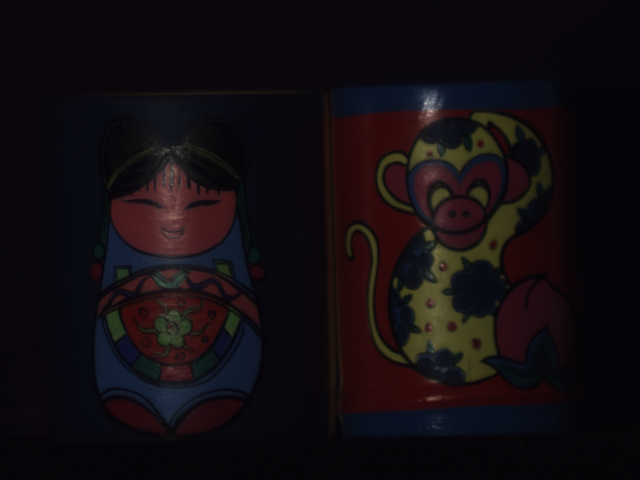
%> input picture img/shen/cups.bmp, 640 x 480 px
$ octave Shen2008.m   (GNU Octave 9; MATLAB toolbox functions it lacks are replaced by stand-ins)
%> lines starting %> are read from the running program, lines starting %| are printed output that depends on the picture
% Code for the following paper:
% H. L. Shen, H. G. Zhang, S. J. Shao, and J. H. Xin,
% Chromaticity-based separation of reflection components in a single image,
% Pattern Recognition, 41(8), 2461-2469, 2008.

clear;

threshold_chroma = 0.03;

I = imread('cups.bmp');
%> I is the input picture: size 480x640x3 uint8; mean R, G, B 18.3, 12.6, 15.9
I = double(I);
%> I: size 480x640x3 double
[height, width, dim] = size(I);
%> height = 480; width = 640; dim = 3

I3c = reshape(I, height*width, 3);

% calculate specular-free image
Imin = min(I3c, [], 2);
Imax = max(I3c, [], 2);
Iss = I3c - repmat(Imin, 1, 3) +  mean(Imin);
Itemp = I3c - Iss;


% calculate the mask of combined pixels and diffuse pixels
th = mean(Imin);
%> th = 10.49
Imask_cmb = zeros(height * width, 1);
ind_cmb = find(Itemp(:,1) > th & Itemp(:,2) > th & Itemp(:,3) > th);
%> ind_cmb = 33221 values from 47828 to 255551
Imask_cmb(ind_cmb,:) = 1;

Imask_df = zeros(height * width, 1);
ind_df = find(Itemp(:,1) < th & Itemp(:,2) < th & Itemp(:,3) < th & Imax > 20);
%> ind_df = 71527 values from 43948 to 270071
Imask_df(ind_df, :) = 1;


% calculate chromaticity
Ichroma = Iss ./ repmat(sum(Iss,2), 1, 3);


%%%%%%%% specularity removal  %%%%%%%%
% find the pixels that need processing
Imask_all = zeros(height * width, 1);   % pixels with combined reflection or diffuse reflection
Imask_processed = -1 * ones(height * width, 1); % processed pixel
ind_all = find(Imask_cmb == 1 | Imask_df == 1);
%> ind_all = 104748 values from 43948 to 270071
Imask_all(ind_all,:) = 1;
Imask_processed(ind_all) = 0; % -1: not considered; 0: not processed; 1: processed

vs = [255 255 255]; % light color, assumed white

Idf = I3c;
Isp = zeros(size(I3c));

Icoef = zeros(height * width, 2);   % the diffuse and specular coefficient of each pixel


while(1)

    % if all pixels are processed, break
    ind = find(Imask_processed == 0);
    if(isempty(ind))
        break;
    end

    % find the diffuse pixels from the un-processed ones
    ind_0 = find(Imask_processed == 0 & Imask_df == 1);

    if(~isempty(ind_0)) % if there are un-processed diffuse pixels

        % find the pixel with maximum rgb values
        Imax_sub = Imax(ind_0);
        Y = max(Imax_sub);
        ind = find(Imax == Y & Imask_processed == 0 & Imask_df == 1);
        ind = ind(1,:);

        % regard the pixel as body color
        vb = Idf(ind,:);
        cb = Ichroma(ind,:);
        vcomb = [vb; vs]';

        % chromaticity difference
        c_diff = Ichroma - repmat(cb, height * width, 1);
        c_diff_sum = sum(abs(c_diff), 2);

        % exclude non-diffuse and non-combined reflection pixels
        ind = [1 : height * width]';
        ind(ind_all,:) = [];
        c_diff_sum(ind,:) = 999;

        % 找到色度差别 < threshold_chroma 的像素
        ind = find(c_diff_sum < threshold_chroma & Imask_processed == 0);

        % let the pixel be the diffuse component, then solve the reflection
        % coefficient
        if(~isempty(ind))
            v = I3c(ind,:);

            v = v';
            coef = pinv(vcomb) * v;
            ind_c = find(coef(2,:) < 0);
            if(~isempty(ind_c))
                v_c = v(:, ind_c);
                coef_c = pinv(vb') * v_c;
                coef(:, ind_c) = [coef_c; zeros(size(ind_c))];
            end

            coef(2,:) = 0;
            v_df = vcomb * coef;

            Icoef(ind,:) = coef';
            Idf(ind,:) = v_df';  % diffuse component
            Isp(ind,:) = I3c(ind,:) - Idf(ind,:);  % specular component
            Imask_processed(ind,:) = 1;

           % display how many pixels are processed
            ind = find(Imask_processed == 1);
            sprintf( '%d / %d\n', size(ind, 1), size(ind_all,1))

        end

    else  % if all diffuse pixel have been processed

        % find combined pixels
        ind = find(Imask_processed == 0 & Imask_cmb == 1);
        if(isempty(ind))
            break;
        end

        % calculate chromaticity difference
        ind = ind(1,:);
        cb = Ichroma(ind,:);

        c_diff = Ichroma - repmat(cb, height * width, 1);
        c_diff_sum = sum(abs(c_diff), 2);

        % find diffuse pixel with closest chromaticity
        ind = [1 : height * width]';
        ind(ind_df,:) = [];
        c_diff_sum(ind,:) = 999;

        [Y, ind] = min(c_diff_sum);

        if(~isempty(ind))

            vb = Idf(ind,:);
            cb = Ichroma(ind,:);
            vcomb = [vb; vs]';


            c_diff = Ichroma - repmat(cb, height * width, 1);
            c_diff_sum = sum(abs(c_diff), 2);

            % get unprocessed pixel with similar chromaticity
            ind = find(Imask_processed == 0 & c_diff_sum  < Y + 0.1 * threshold_chroma);

            if(~isempty(ind))

                v = I3c(ind,:);

                v = v';
                coef = pinv(vcomb) * v;

                coef(2,:) = 0;
                v_df = vcomb * coef;

                Icoef(ind,:) = coef';
                Idf(ind,:) = v_df';
                Isp(ind,:) = I3c(ind,:) - Idf(ind,:);
                Imask_processed(ind,:) = 1;


                % display processed pixel number
                ind = find(Imask_processed == 1);
                sprintf( '%d / %d\n', size(ind, 1), size(ind_all,1))

            end
        end
    end
end
%> this loop made 401 passes
%> (Y, vb, vcomb, ind_c, v_c, coef_c) on passes 8, 21, 22, 29: (56, [20 30 56], [20 255; 30 255; 56 255], [46 187 188], [19 16 16; 30 24 24; 55 47 47], [0.983 0.828 0.828]), (52, [52 33 20], [52 255; 33 255; 20 255], [23 24 29 30], [52 49 46 44; 33 30 28 26; 20 19 17 16], [1 0.934 0.872 0.827]), (51, [51 24 18], [51 255; 24 255; 18 255], [10 48 50 51], [51 46 44 46; 24 21 19 21; 18 16 15 16], [1 0.896 0.848 0.896]), (50, [50 29 19], [50 255; 29 255; 19 255], [16 18], [50 46; 29 27; 19 17], [1 0.92])
%> (Y, vb, vcomb, ind_c, coef_c) on passes 7, 27, 28: (58, [58 22 18], [58 255; 22 255; 18 255], [1 96 97 110 161 165], [0.779 0.779 0.779 1 0.873 0.906]), (50, [50 23 19], [50 255; 23 255; 19 255], [32 33 34 35 36 37 38 62 63 64], [1 0.868 0.888 0.806 0.69 0.752 0.752 0.978 0.843 0.799]), (50, [50 28 20], [50 255; 28 255; 20 255], [31 32 33 34 35 36 37 38 39], [0.947 0.939 0.864 0.913 0.872 0.872 0.947 0.898 0.784])
%> after the loop, Imax_sub = 21; Y = 0.0399; cb = [0.595 0.137 0.268]; coef = [1.34; 0]; coef_c = [1 1]; v = [118; 75; 90]; v_c = [21 21; 21 21; 20 20]; v_df = [66.74; 25.19; 35.26]; vb = [49.79 18.79 26.3]; vcomb = [49.79 255; 18.79 255; 26.3 255]


figure; imshow(uint8(reshape(I3c, height, width, 3))); title('original');
figure; imshow(uint8(reshape(Idf, height, width, 3))); title('diffuse component');
%> after `imshow(uint8(reshape(Idf, height, width, 3)))`:
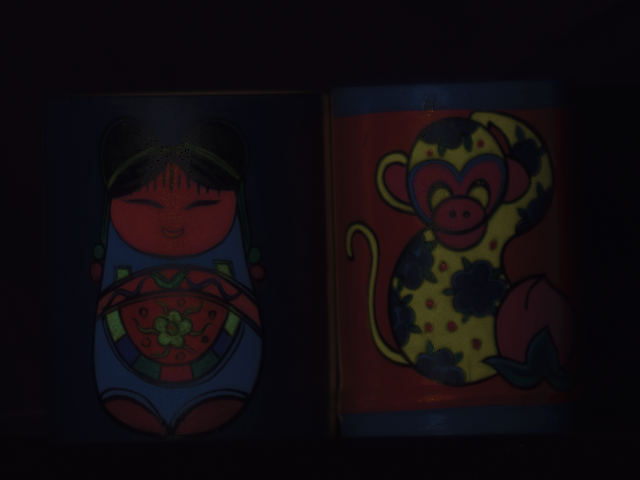
%> displayed picture: size 480x640x3, on the screen's scale of 0 to 255; mean R, G, B 16.8, 11.8, 14.9
figure; imshow(uint8(reshape(Isp, height, width, 3))); title('specular component');
%> after `imshow(uint8(reshape(Isp, height, width, 3)))`:
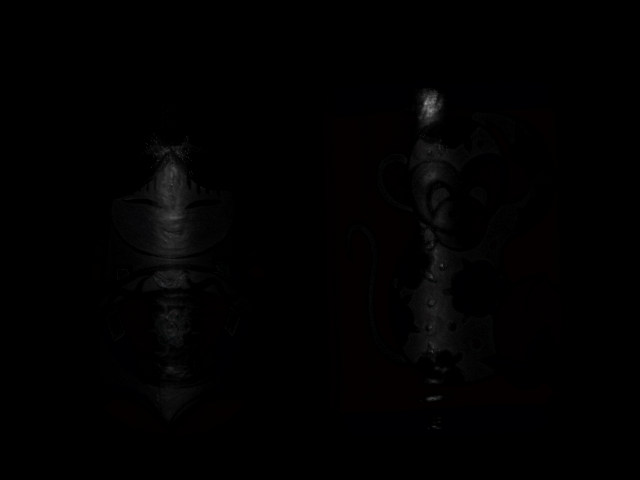
%> displayed picture: size 480x640x3, on the screen's scale of 0 to 255; mean R, G, B 1.7, 1.3, 1.4


% imwrite(uint8(reshape(Idf, height, width, 3)), 'comp_df.bmp', 'bmp');
% imwrite(uint8(reshape(Isp, height, width, 3)), 'comp_sp.bmp', 'bmp');

$ run again, with img/shen/fruit.bmp copied over img/shen/cups.bmp
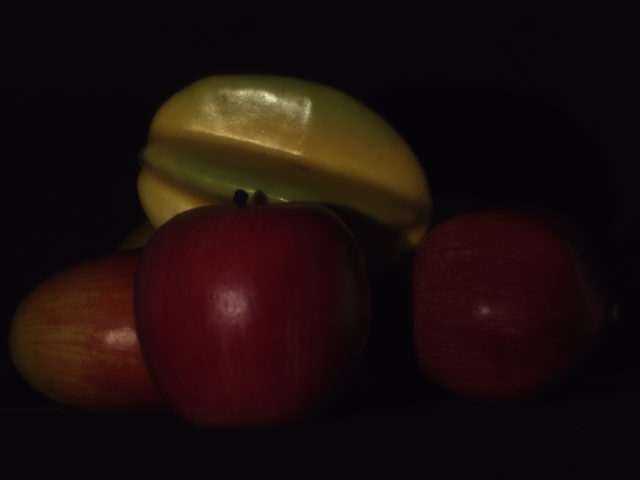
%> input picture img/shen/fruit.bmp, 640 x 480 px
%> I is the input picture: size 480x640x3 uint8; mean R, G, B 27, 13.6, 11.7
%> I: size 480x640x3 double
%> th = 8.89
%> ind_cmb = 23396 values from 24336 to 295514
%> ind_df = 96067 values from 4654 to 295512
%> ind_all = 119463 values from 4654 to 295514
%> the loop `while(1)` made 229 passes
%> (Y, vb, vcomb, ind_c, v_c, coef_c) on passes 1, 21, 22: (94, [94 65 17], [94 255; 65 255; 17 255], [683 753 765], [94 84 77; 65 57 51; 17 15 14], [1 0.888 0.808]), (74, [74 14 15], [74 255; 14 255; 15 255], [1 2 22], [74 74 67; 14 14 13; 15 15 13], [1 1 0.905]), (73, [73 62 17], [73 255; 62 255; 17 255], 194, [93; 77; 21], 1.26)
%> after the loop `while(1)`: Imax_sub = 21; Y = 0.0265; cb = [0.475 0.289 0.236]; coef = [1.09; 0]; coef_c = 1; v = [27; 20; 19]; v_c = [21; 15; 19]; v_df = [22.18; 15.61; 13.96]; vb = [20.3 14.29 12.78]; vcomb = [20.3 255; 14.29 255; 12.78 255]
%> `imshow(uint8(reshape(Idf, height, width, 3)))`:
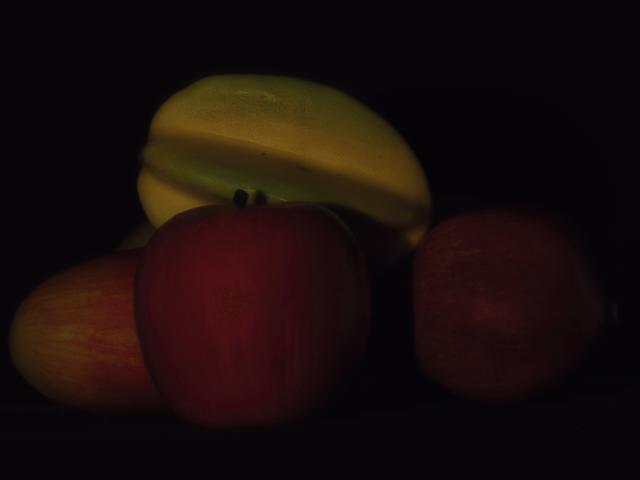
%> displayed picture: size 480x640x3, on the screen's scale of 0 to 255; mean R, G, B 25.2, 13.1, 11.1
%> `imshow(uint8(reshape(Isp, height, width, 3)))`:
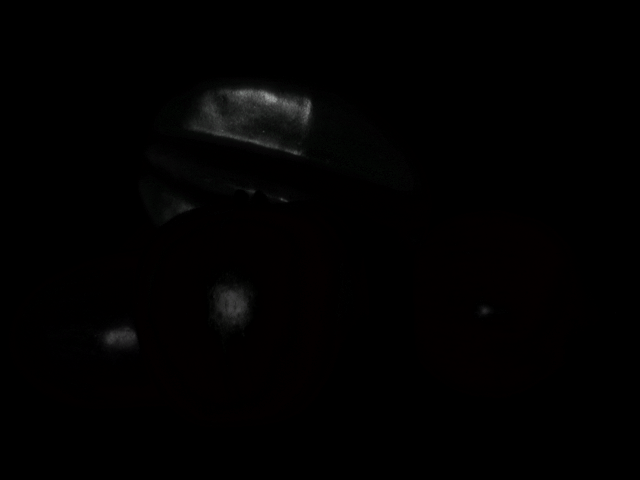
%> displayed picture: size 480x640x3, on the screen's scale of 0 to 255; mean R, G, B 1.8, 1.3, 1.3
